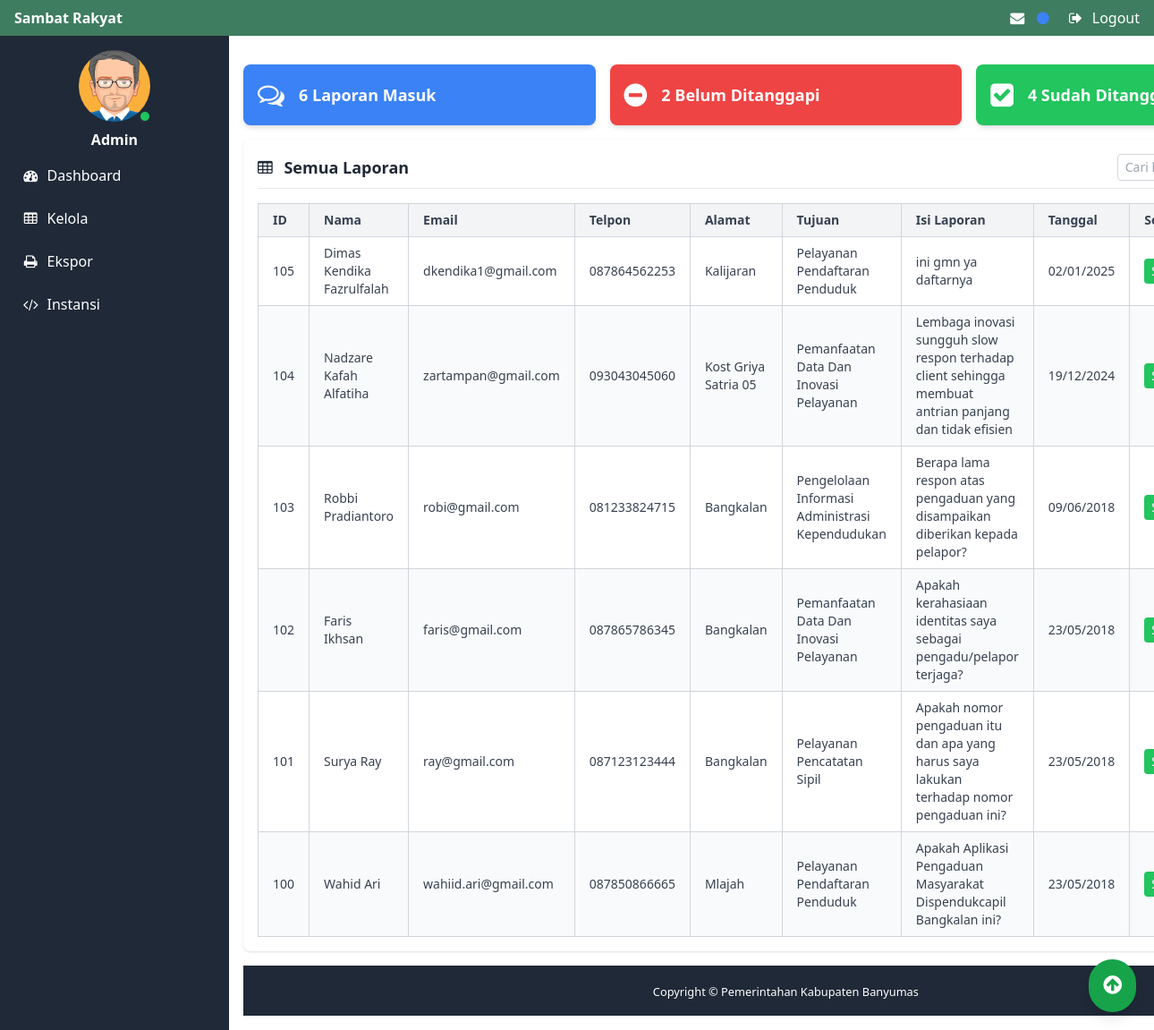
Page /admin/index.php on the earlier database version.
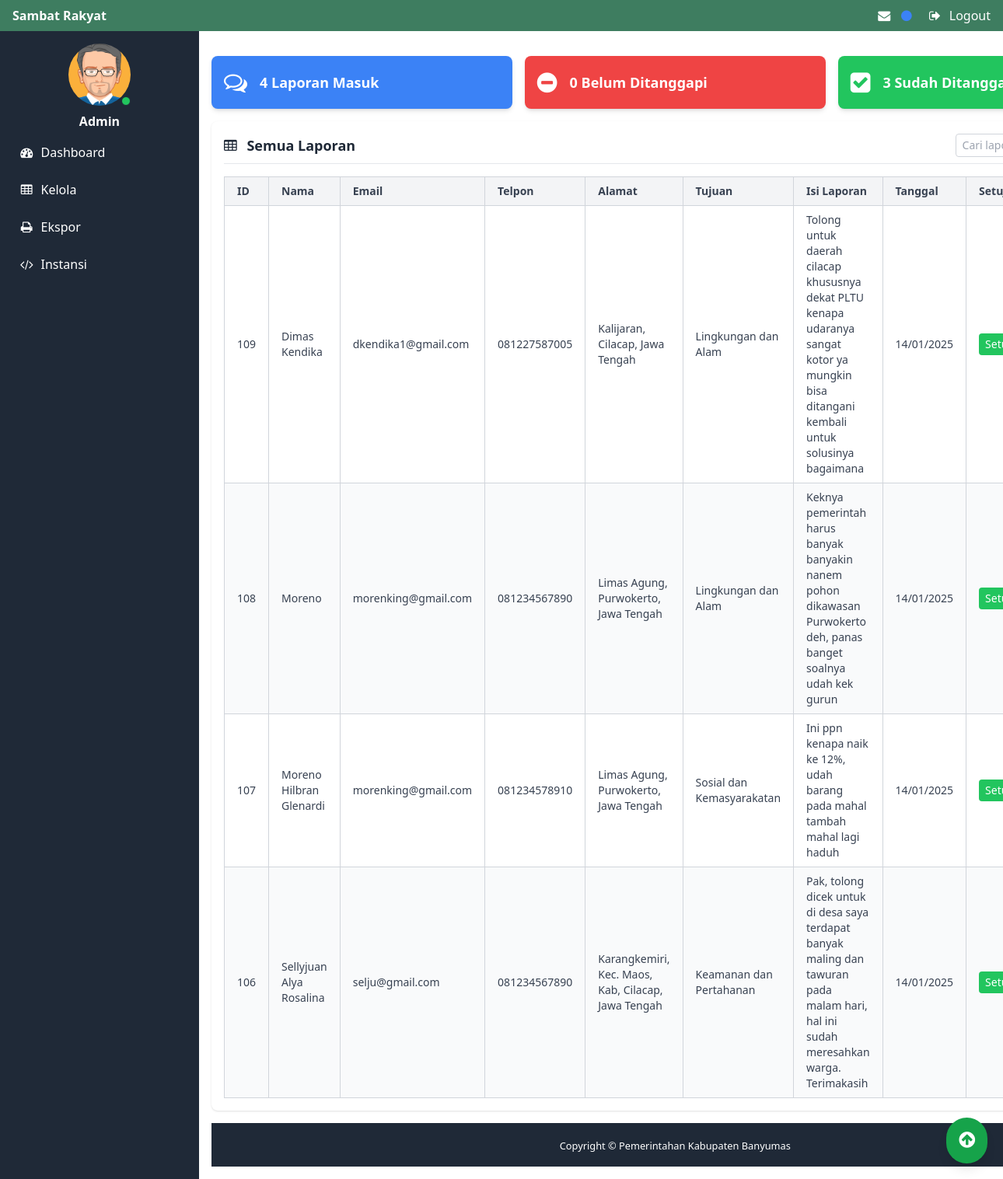
Same page on the later database version.
### tables this page shows
CREATE TABLE `laporan` (
  `id` int(11) NOT NULL,
  `nama` varchar(64) NOT NULL,
  `email` varchar(64) NOT NULL,
  `telpon` varchar(12) NOT NULL,
  `alamat` varchar(256) NOT NULL,
  `tujuan` int(11) NOT NULL,
  `isi` varchar(2048) NOT NULL,
  `tanggal` timestamp NOT NULL DEFAULT current_timestamp() ON UPDATE current_timestamp(),
  `status` varchar(12) NOT NULL,
  `upvotes` int(11) DEFAULT 0,
  `downvotes` int(11) DEFAULT 0,
  `likes` int(11) NOT NULL DEFAULT 0,
  `unlikes` int(11) NOT NULL DEFAULT 0
);

CREATE TABLE `divisi` (
  `id_divisi` int(11) NOT NULL,
  `nama_divisi` varchar(64) NOT NULL
);

### admin/index.php (the view, shortened to what this page needs)
<?php
    include '../koneksi.php';
    global $total_laporan_masuk, $total_laporan_menunggu, $total_laporan_ditanggapi;
        foreach($conn->query("SELECT COUNT(*) FROM laporan") as $row) {
            $total_laporan_masuk = $row['COUNT(*)'];
        }
        foreach($conn->query("SELECT COUNT(*) FROM laporan WHERE status = \"Ditanggapi\"") as $row) {
            $total_laporan_ditanggapi = $row['COUNT(*)'];
        }
        foreach($conn->query("SELECT COUNT(*) FROM laporan WHERE status = \"Menunggu\"") as $row) {
            $total_laporan_menunggu = $row['COUNT(*)'];
        }
 ?>
<!DOCTYPE html>
<html lang="en">
<head>
    <link href="vendor/font-awesome/css/font-awesome.min.css" rel="stylesheet" type="text/css">
    <link rel="stylesheet" href="../css/output.css">
    <script src="https://cdn.tailwindcss.com"></script>
</head>
<body class="" id="page-top">
        <nav class="flex fixed w-full z-10 justify-between bg-[#3E7D60] px-4 py-2">
    <div>
        <a href="index" class="text-white font-bold">Sambat Rakyat</a>
    </div>
    <div>
    <ul class="flex items-center space-x-4">
    <li class="relative">
        <button
            class="flex items-center text-white focus:outline-none"
            id="messagesDropdownToggle"
            onclick="toggleDropdown('messagesDropdownContent')"
        >
            <i class="fa fa-fw fa-envelope"></i>
            <span class="hidden lg:block ml-2">
                <i class="fa fa-fw fa-circle text-blue-500"></i>
            </span>
        </button>
    </li>
    <li>
        <a
            href="#"
            class="text-white flex items-center"
            data-toggle="modal"
            data-target="#exampleModal"
        >
            <i class="fa fa-fw fa-sign-out"></i>
            <span class="ml-2">Logout</span>
        </a>
    </li>
</ul>
    </div>
</nav>
    <div class="flex h-auto min-h-screen">
    <div class="w-64 h-auto min-h-screen fixed mt-10 bg-gray-800 text-white" id="navbarResponsive">
    <ul class="flex flex-col space-y-2 p-4">
        <li class="sidebar-profile">
            <div class="flex flex-col items-center text-center">
                <div class="relative">
                    <img alt="profile" src="images/avatar1.png" class="w-20 h-20 rounded-full">
                    <span class="absolute bottom-0 right-0 w-3 h-3 bg-green-500 rounded-full border border-gray-800"></span>
                </div>
                <div class="mt-2">
                    <span class="font-semibold">Admin</span><br>
                </div>
            </div>
        </li>
        <li>
            <a href="index" class="flex items-center p-2 space-x-2 rounded hover:bg-gray-700">
                <i class="fa fa-fw fa-dashboard"></i>
                <span>Dashboard</span>
            </a>
        </li>
        <li>
            <a href="tables" class="flex items-center p-2 space-x-2 rounded hover:bg-gray-700">
                <i class="fa fa-fw fa-table"></i>
                <span>Kelola</span>
            </a>
        </li>
        <li>
            <a href="export" class="flex items-center p-2 space-x-2 rounded hover:bg-gray-700">
                <i class="fa fa-fw fa-print"></i>
                <span>Ekspor</span>
            </a>
        </li>
        <li>
            <a href="addinstansi" class="flex items-center p-2 space-x-2 rounded hover:bg-gray-700">
                <i class="fa fa-fw fa-code"></i>
                <span>Instansi</span>
            </a>
        </li>
    </ul>
</div>
<div class="container mx-auto p-4 ml-64 mt-10">
    <div class="grid grid-cols-1 sm:grid-cols-2 lg:grid-cols-3 gap-4 my-4">
        <div class="bg-blue-500 text-white rounded-lg shadow-md overflow-hidden">
            <div class="p-4 flex items-center space-x-4">
                <div>
                    <i class="fa fa-comments-o text-3xl"></i>
                </div>
                <div>
                    <p class="text-lg font-bold"><?php echo $total_laporan_masuk; ?> Laporan Masuk</p>
                </div>
            </div>
        </div>
        <div class="bg-red-500 text-white rounded-lg shadow-md overflow-hidden">
            <div class="p-4 flex items-center space-x-4">
                <div>
                    <i class="fa fa-minus-circle text-3xl"></i>
                </div>
                <div>
                    <p class="text-lg font-bold"><?php echo $total_laporan_menunggu; ?> Belum Ditanggapi</p>
                </div>
            </div>
        </div>
        <div class="bg-green-500 text-white rounded-lg shadow-md overflow-hidden">
            <div class="p-4 flex items-center space-x-4">
                <div>
                    <i class="fa fa-check-square text-3xl"></i>
                </div>
                <div>
                    <p class="text-lg font-bold"><?php echo $total_laporan_ditanggapi; ?> Sudah Ditanggapi</p>
                </div>
            </div>
        </div>
    </div>
    <div class="bg-white shadow rounded-lg p-4 mb-4">
    <div class="flex items-center justify-between border-b pb-2 mb-4">
        <h2 class="text-lg font-semibold text-gray-800">
            <i class="fa fa-table mr-2"></i> Semua Laporan
        </h2>
        <div>
            <input type="text" id="searchInput" placeholder="Cari laporan..." class="border border-gray-300 rounded px-2 py-1 text-sm focus:ring focus:ring-blue-300">
        </div>
    </div>
    <div class="overflow-x-auto">
        <table id="reportTable" class="min-w-full border-collapse border border-gray-300 text-sm text-gray-700">
            <thead class="bg-gray-100">
                <tr>
                    <th class="border border-gray-300 px-4 py-2 text-left cursor-pointer" onclick="sortTable(5)">ID</th>
                    <th class="border border-gray-300 px-4 py-2 text-left cursor-pointer" onclick="sortTable(0)">Nama</th>
                    <th class="border border-gray-300 px-4 py-2 text-left cursor-pointer" onclick="sortTable(1)">Email</th>
                    <th class="border border-gray-300 px-4 py-2 text-left cursor-pointer" onclick="sortTable(2)">Telpon</th>
                    <th class="border border-gray-300 px-4 py-2 text-left cursor-pointer" onclick="sortTable(3)">Alamat</th>
                    <th class="border border-gray-300 px-4 py-2 text-left cursor-pointer" onclick="sortTable(4)">Tujuan</th>
                    <th class="border border-gray-300 px-4 py-2 text-left">Isi Laporan</th>
                    <th class="border border-gray-300 px-4 py-2 text-left cursor-pointer" onclick="sortTable(6)">Tanggal</th>
                    <th class="border border-gray-300 px-4 py-2 text-left">Setujui</th>
                </tr>
            </thead>
            <tbody id="tableBody">
                <?php
                    $statement = $conn->query("SELECT * FROM laporan JOIN divisi ON laporan.tujuan = divisi.id_divisi ORDER BY laporan.id DESC");
                foreach ($statement as $key) {
                    $mysqldate = $key['tanggal'];
                    $phpdate = strtotime($mysqldate);
                    $tanggal = date('d/m/Y', $phpdate);
                ?>
                    <tr class="odd:bg-white even:bg-gray-50">
                        <td class="border border-gray-300 px-4 py-2"><?php echo $key['id']; ?></td>
                        <td class="border border-gray-300 px-4 py-2"><?php echo $key['nama']; ?></td>
                        <td class="border border-gray-300 px-4 py-2"><?php echo $key['email']; ?></td>
                        <td class="border border-gray-300 px-4 py-2"><?php echo $key['telpon']; ?></td>
                        <td class="border border-gray-300 px-4 py-2"><?php echo $key['alamat']; ?></td>
                        <td class="border border-gray-300 px-4 py-2"><?php echo $key['nama_divisi']; ?></td>
                        <td class="border border-gray-300 px-4 py-2"><?php echo $key['isi']; ?></td>
                        <td class="border border-gray-300 px-4 py-2"><?php echo $tanggal; ?></td>
                        <td class="border border-gray-300 px-4 py-2">
                            <button
                                class="bg-green-500 hover:bg-green-600 text-white px-2 py-1 rounded"
                                onclick="approveReport(<?php echo $key['id']; ?>)">
                                Setujui
                            </button>
                        </td>
                    </tr>
                <?php
                }
                ?>
            </tbody>
        </table>
    </div>
</div>
        <footer class="bg-gray-800 text-white py-4">
    <div class="container mx-auto text-center">
        <small>Copyright © Pemerintahan Kabupaten Banyumas</small>
    </div>
</footer>
<a
    id="top"
    href="#"
    onclick="topFunction()"
    class="fixed bottom-5 right-5 bg-green-600 text-white p-4 rounded-full shadow-lg hover:bg-green-700 hover:scale-110 transition-all duration-300"
    title="Back to Top"
>
    <i class="fa fa-arrow-circle-up text-[24px]"></i>
</a>
    </div>
</body>
</html>

Differences in the rows shown:
removed laporan: id "105", nama "Dimas Kendika Fazrulfalah", email "dkendika1@gmail.com", telpon "087864562253", alamat "Kalijaran", tujuan.nama_divisi "Pelayanan Pendaftaran Penduduk", isi "ini gmn ya daftarnya", tanggal "02/01/2025"
removed laporan: id "104", nama "Nadzare Kafah Alfatiha", email "zartampan@gmail.com", telpon "093043045060", alamat "Kost Griya Satria 05", tujuan.nama_divisi "Pemanfaatan Data Dan Inovasi Pelayanan", isi "Lembaga inovasi sungguh slow respon terhadap client sehingga membuat antrian panjang dan tidak efisien", tanggal "19/12/2024"
removed laporan: id "103", nama "Robbi Pradiantoro", email "robi@gmail.com", telpon "081233824715", alamat "Bangkalan", tujuan.nama_divisi "Pengelolaan Informasi Administrasi Kependudukan", isi "Berapa lama respon atas pengaduan yang disampaikan diberikan kepada pelapor?", tanggal "09/06/2018"
removed laporan: id "102", nama "Faris Ikhsan", email "faris@gmail.com", telpon "087865786345", alamat "Bangkalan", tujuan.nama_divisi "Pemanfaatan Data Dan Inovasi Pelayanan", isi "Apakah kerahasiaan identitas saya sebagai pengadu/pelapor terjaga?", tanggal "23/05/2018"
removed laporan: id "101", nama "Surya Ray", email "ray@gmail.com", telpon "087123123444", alamat "Bangkalan", tujuan.nama_divisi "Pelayanan Pencatatan Sipil", isi "Apakah nomor pengaduan itu dan apa yang harus saya lakukan terhadap nomor pengaduan ini?", tanggal "23/05/2018"
removed laporan: id "100", nama "Wahid Ari", email "wahiid.ari@gmail.com", telpon "087850866665", alamat "Mlajah", tujuan.nama_divisi "Pelayanan Pendaftaran Penduduk", isi "Apakah Aplikasi Pengaduan Masyarakat Dispendukcapil Bangkalan ini?", tanggal "23/05/2018"
added laporan: id "109", nama "Dimas Kendika", email "dkendika1@gmail.com", telpon "081227587005", alamat "Kalijaran, Cilacap, Jawa Tengah", tujuan.nama_divisi "Lingkungan dan Alam", isi "Tolong untuk daerah cilacap khususnya dekat PLTU kenapa udaranya sangat kotor ya mungkin bisa ditangani kembali untuk solusinya bagaimana", tanggal "14/01/2025"
added laporan: id "108", nama "Moreno", email "morenking@gmail.com", telpon "081234567890", alamat "Limas Agung, Purwokerto, Jawa Tengah", tujuan.nama_divisi "Lingkungan dan Alam", isi "Keknya pemerintah harus banyak banyakin nanem pohon dikawasan Purwokerto deh, panas banget soalnya udah kek gurun", tanggal "14/01/2025"
added laporan: id "107", nama "Moreno Hilbran Glenardi", email "morenking@gmail.com", telpon "081234578910", alamat "Limas Agung, Purwokerto, Jawa Tengah", tujuan.nama_divisi "Sosial dan Kemasyarakatan", isi "Ini ppn kenapa naik ke 12%, udah barang pada mahal tambah mahal lagi haduh", tanggal "14/01/2025"
added laporan: id "106", nama "Sellyjuan Alya Rosalina", email "selju@gmail.com", telpon "081234567890", alamat "Karangkemiri, Kec. Maos, Kab, Cilacap, Jawa Tengah", tujuan.nama_divisi "Keamanan dan Pertahanan", isi "Pak, tolong dicek untuk di desa saya terdapat banyak maling dan tawuran pada malam hari, hal ini sudah meresahkan warga. Terimakasih", tanggal "14/01/2025"
Other differences:
$total_laporan_masuk: "6" → "4"
$total_laporan_menunggu: "2" → "0"
$total_laporan_ditanggapi: "4" → "3"
